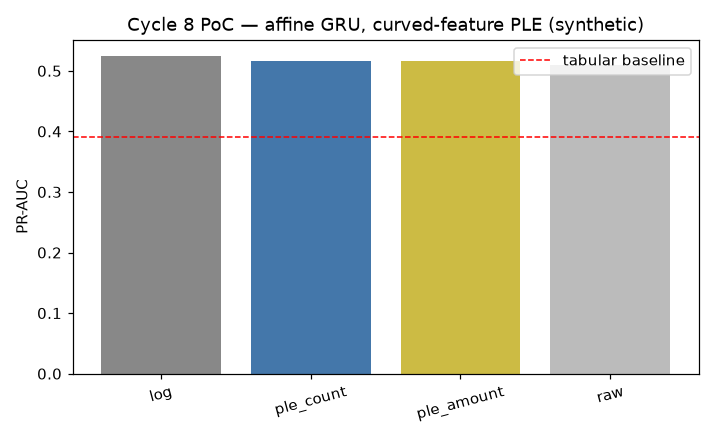

Here is the Python script that generated this plot:
# /// script
# requires-python = ">=3.10"
# dependencies = ["numpy", "torch", "scikit-learn", "matplotlib"]
# ///
"""
Cycle 8 PoC (synthetic) — affine-input GRU, curved-feature PLE, precondition-gated.

Proves the machinery end-to-end on a CONSTRUCTED-sequential signal:
  (1) Precondition gate: an affine-input GRU beats a strong tabular baseline AND uses temporal order
      (a shuffle-prior-steps test drops PR-AUC). On real data (Step 6) this gate decides whether the
      encoding question is even askable — Cycle 3 failed it.
  (2) Deficit-aware curvature test: does per-step PLE on a CURVED count feature beat log, above the
      PLE structural deficit measured on a LOG-ADEQUATE amount feature (the negative control)?

Two per-step features:
  count c_t: risk = recency-weighted sum of a CUBIC (log-mismatched) function of c -> PLE should help.
  amount a_t: risk = recency-weighted sum of log(a) (log-adequate) -> PLE should NOT help (deficit only).
Order matters: aggregation is recency-weighted, so shuffling prior steps changes it.

TRAINING REGIME — mirrors Cycle 6 (gru_perstep_encoding_fraud/flow, conf/training/default.yaml):
  minibatched SGD (batch 256, reshuffled every epoch), up to 30 epochs, a held-out VALIDATION split,
  early-stopping on validation PR-AUC (patience 6) with best-state restore. This is non-negotiable: the
  earlier full-batch / 25-step / no-validation loop UNDERTRAINED the wide per-step PLE path (12 bins/
  feature = ~10x the parameters of the log scalar) and produced a spurious PLE deficit. PLE only gets a
  fair read when the GRU is optimized like an actual model, per Cycle 6's caveat.

DELIBERATELY LEFT OUT (-> Step 6): real account-sequence data, L=300, hidden sweep {32,64}, 8-seed
paired-t + Holm, departure-from-log feature ranking on real features. PoC uses L=32, hidden 32, 3 seeds.
"""
import numpy as np
import torch
import torch.nn as nn
from sklearn.linear_model import LogisticRegression
from sklearn.metrics import average_precision_score
import matplotlib
matplotlib.use("Agg")
import matplotlib.pyplot as plt

torch.manual_seed(0)
N_TRAIN, N_VAL, N_TEST = 4000, 2000, 4000
L, N_BINS = 32, 12
HIDDEN, EPOCHS, LR, BATCH, PATIENCE = 32, 30, 0.01, 256, 6   # Cycle-6 regime
DECAY = 0.9
SEEDS = [0, 1, 2]


def _std(v, mu=None, sd=None):
    if mu is None:
        mu, sd = v.mean(), v.std() + 1e-12
    return (v - mu) / sd, mu, sd


def make_sequences(n, L, seed):
    rng = np.random.default_rng(seed)
    count = np.exp(rng.normal(0.0, 1.2, size=(n, L)))          # curved-risk feature
    amount = np.exp(rng.normal(3.0, 0.9, size=(n, L)))         # log-risk feature
    w = DECAY ** np.arange(L)[::-1]                            # recency weights (recent = higher)
    w = w / w.sum()
    sc, _, _ = _std(np.log(count))
    gc = _std(sc ** 3)[0]                                      # CUBIC in log-count: log-mismatched
    sa, _, _ = _std(np.log(amount))                           # log-adequate
    agg_c = (gc * w).sum(axis=1)
    agg_a = (sa * w).sum(axis=1)
    logit = 1.6 * _std(agg_c)[0] + 1.0 * _std(agg_a)[0]
    b = -np.quantile(logit, 0.93)                             # ~7% base
    y = (rng.random(n) < 1 / (1 + np.exp(-(logit + b)))).astype(np.float32)
    return count, amount, y


def fit_ple_edges(x, nbins):
    e = np.quantile(x, np.linspace(0, 1, nbins + 1))
    for t in range(1, e.size):
        if e[t] <= e[t - 1]:
            e[t] = e[t - 1] + 1e-9
    return e


def ple(x, edges):                                            # (n,L) -> (n,L,nbins)
    out = np.empty(x.shape + (edges.size - 1,), dtype=np.float32)
    for t in range(edges.size - 1):
        out[..., t] = np.clip((x - edges[t]) / (edges[t + 1] - edges[t]), 0.0, 1.0)
    return out


def fit_ref(ctr, atr):
    """Fit all encoders on TRAIN only (edges + std params), applied to any split."""
    lc, la = np.log1p(ctr), np.log1p(atr)
    return {"lc_mu": lc.mean(), "lc_sd": lc.std() + 1e-12,
            "la_mu": la.mean(), "la_sd": la.std() + 1e-12,
            "c_mu": ctr.mean(), "c_sd": ctr.std() + 1e-12,
            "a_mu": atr.mean(), "a_sd": atr.std() + 1e-12,
            "c_edges": fit_ple_edges(ctr, N_BINS), "a_edges": fit_ple_edges(atr, N_BINS)}


def enc_col(mode, x, ref, which):
    """mode: 'log' | 'raw' | 'ple' for column `which` in {'c','a'} -> (n,L,d)."""
    if mode == "log":
        return (((np.log1p(x) - ref[f"l{which}_mu"]) / ref[f"l{which}_sd"])[..., None]).astype(np.float32)
    if mode == "raw":
        return (((x - ref[f"{which}_mu"]) / ref[f"{which}_sd"])[..., None]).astype(np.float32)
    if mode == "ple":
        return ple(x, ref[f"{which}_edges"])
    raise ValueError(mode)


def featurize(mode_c, mode_a, c, a, ref):
    return np.concatenate([enc_col(mode_c, c, ref, "c"), enc_col(mode_a, a, ref, "a")], axis=-1).astype(np.float32)


class GRUClf(nn.Module):
    def __init__(self, in_dim):
        super().__init__()
        self.gru = nn.GRU(in_dim, HIDDEN, batch_first=True)   # affine per-step read
        self.head = nn.Linear(HIDDEN, 1)

    def forward(self, x):
        out, _ = self.gru(x)
        return self.head(out[:, -1, :]).squeeze(1)


def gru_score(m, X):
    m.eval()
    with torch.no_grad():
        return torch.sigmoid(m(torch.tensor(X))).numpy()


def train_gru(Xtr, ytr, Xva, yva, seed):
    """Cycle-6 regime: minibatch + per-epoch reshuffle + val early-stopping w/ best-state restore."""
    torch.manual_seed(seed); torch.set_num_threads(1)
    m = GRUClf(Xtr.shape[2])
    opt = torch.optim.Adam(m.parameters(), lr=LR)
    lossf = nn.BCEWithLogitsLoss()
    Xtr_t, ytr_t = torch.tensor(Xtr), torch.tensor(ytr)
    best_ap, best_state, bad = -1.0, None, 0
    for epoch in range(EPOCHS):
        m.train()
        g = torch.Generator().manual_seed(seed * 1000 + epoch)
        perm = torch.randperm(len(ytr), generator=g)
        for i in range(0, len(ytr), BATCH):
            idx = perm[i:i + BATCH]
            opt.zero_grad(); lossf(m(Xtr_t[idx]), ytr_t[idx]).backward(); opt.step()
        ap = average_precision_score(yva, gru_score(m, Xva))
        if ap > best_ap + 1e-5:
            best_ap, bad = ap, 0
            best_state = {k: v.clone() for k, v in m.state_dict().items()}
        else:
            bad += 1
            if bad >= PATIENCE:
                break
    if best_state is not None:
        m.load_state_dict(best_state)
    return m


def tabular_ap(ctr, atr, ytr, cte, ate, yte):
    def feats(c, a):
        lc, la = np.log1p(c), np.log1p(a)
        return np.column_stack([lc[:, -1], la[:, -1], lc.mean(1), la.mean(1), lc.std(1), la.std(1)])
    m = LogisticRegression(max_iter=2000).fit(feats(ctr, atr), ytr)
    return average_precision_score(yte, m.predict_proba(feats(cte, ate))[:, 1])


arms = {"log": ("log", "log"), "ple_count": ("ple", "log"),
        "ple_amount": ("log", "ple"), "raw": ("raw", "raw")}
res = {k: [] for k in arms}
tab, shuf, base = [], [], []
for seed in SEEDS:
    ctr, atr, ytr = make_sequences(N_TRAIN, L, 100 + seed)
    cva, ava, yva = make_sequences(N_VAL, L, 300 + seed)
    cte, ate, yte = make_sequences(N_TEST, L, 500 + seed)
    base.append(yte.mean())
    ref = fit_ref(ctr, atr)
    tab.append(tabular_ap(ctr, atr, ytr, cte, ate, yte))
    log_model = None
    for name, (mc, ma) in arms.items():
        Xtr = featurize(mc, ma, ctr, atr, ref)
        Xva = featurize(mc, ma, cva, ava, ref)
        Xte = featurize(mc, ma, cte, ate, ref)
        m = train_gru(Xtr, ytr, Xva, yva, seed)
        res[name].append(average_precision_score(yte, gru_score(m, Xte)))
        if name == "log":
            log_model = m
    # shuffle test on the trained log arm: SAME model, scrambled test-time order
    rng = np.random.default_rng(9000 + seed)
    cte_s, ate_s = cte.copy(), ate.copy()
    for r in range(len(cte_s)):
        p = rng.permutation(L - 1)
        cte_s[r, :L - 1] = cte_s[r, p]; ate_s[r, :L - 1] = ate_s[r, p]
    Xte_s = featurize("log", "log", cte_s, ate_s, ref)
    shuf.append(average_precision_score(yte, gru_score(log_model, Xte_s)))


def mn(x):
    return float(np.mean(x))


print(f"=== base {mn(base):.3f}; L={L}, hidden={HIDDEN}, up to {EPOCHS} epochs (val early-stop), {len(SEEDS)} seeds ===")
print("\n=== PRECONDITION GATE ===")
print(f"  GRU(log) PR-AUC        : {mn(res['log']):.3f}")
print(f"  tabular baseline       : {mn(tab):.3f}   -> GRU beats tabular: {mn(res['log'])>mn(tab)}")
print(f"  GRU(log) order-shuffled: {mn(shuf):.3f}   -> uses order (drop): {mn(res['log'])-mn(shuf):+.3f}")
gate = mn(res['log']) > mn(tab) and (mn(res['log']) - mn(shuf)) > 0.01
print(f"  PRECONDITION {'PASS' if gate else 'FAIL'}")

print("\n=== PR-AUC by arm ===")
for k in arms:
    print(f"  {k:12s} {mn(res[k]):.3f}")

print("\n=== DEFICIT-AWARE curvature test ===")
d_count = mn(res["ple_count"]) - mn(res["log"])    # PLE on curved count vs log
d_amt = mn(res["ple_amount"]) - mn(res["log"])     # PLE on log-adequate amount vs log (deficit proxy)
print(f"  ple_count - log (curved)      : {d_count:+.3f}")
print(f"  ple_amount - log (deficit ref): {d_amt:+.3f}   (amount = negative control / log-adequate)")
print(f"  curvature benefit above deficit: {d_count - d_amt:+.3f}")
print("  H_curv (real-data class) directionally supported if this is > 0.")

fig, ax = plt.subplots(figsize=(6.5, 4))
ax.bar(range(len(arms)), [mn(res[k]) for k in arms], color=["#888", "#4477aa", "#ccbb44", "#bbb"])
ax.axhline(mn(tab), color="r", ls="--", lw=1, label="tabular baseline")
ax.set_xticks(range(len(arms))); ax.set_xticklabels(list(arms), rotation=15)
ax.set_ylabel("PR-AUC"); ax.set_title("Cycle 8 PoC — affine GRU, curved-feature PLE (synthetic)"); ax.legend()
plt.tight_layout(); plt.savefig("curvature_seq_poc.png", dpi=110)
print("\nsaved curvature_seq_poc.png")
